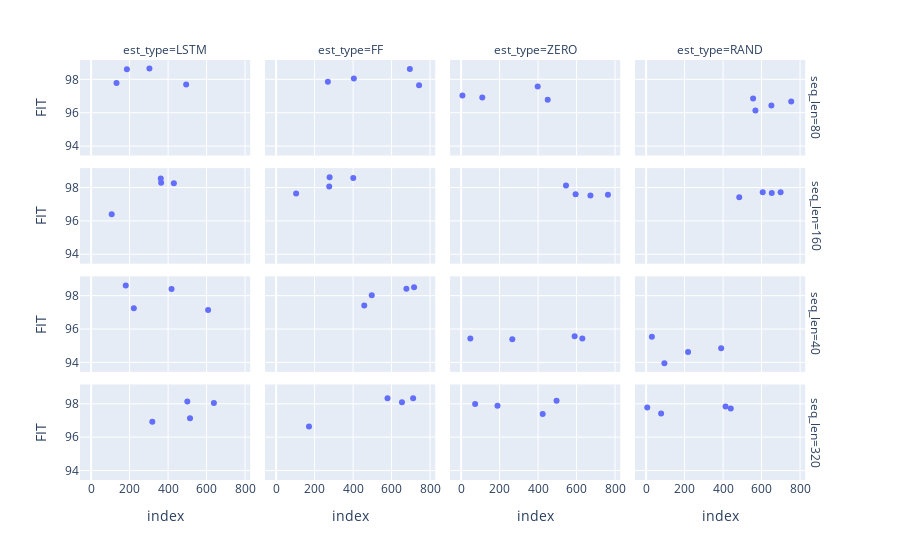

The notebook cell this image was saved under:
### Markdown cell above
The estimator effect is only visible with short estimation sequences

### Code cell
fig = px.scatter(df_short_est, y="FIT",
                 facet_col="est_type", facet_row="seq_len",#, color="seq_len",
                 hover_data=["max_time", "seq_est_len"])
fig.show()

### Figure 1 — Plotly figure (JSON) as saved in the notebook; plotly's stock layout.template omitted (floating-point values rounded to 4 significant figures)
{"data": [{"customdata": [[3600, 10], [3600, 10], [3600, 10], [3600, 10]], "hovertemplate": "seq_len=80<br>est_type=LSTM<br>index=%{x}<br>FIT=%{y}<br>max_time=%{customdata[0]}<br>seq_est_len=%{customdata[1]}<extra></extra>", "legendgroup": "", "marker": {"color": "#636efa", "symbol": "circle"}, "mode": "markers", "name": "", "orientation": "v", "showlegend": false, "type": "scatter", "x": [303, 186, 132, 494], "xaxis": "x13", "y": [98.65, 98.6, 97.78, 97.69], "yaxis": "y13"}, {"customdata": [[3600, 10], [3600, 10], [3600, 10], [3600, 10]], "hovertemplate": "seq_len=80<br>est_type=FF<br>index=%{x}<br>FIT=%{y}<br>max_time=%{customdata[0]}<br>seq_est_len=%{customdata[1]}<extra></extra>", "legendgroup": "", "marker": {"color": "#636efa", "symbol": "circle"}, "mode": "markers", "name": "", "orientation": "v", "showlegend": false, "type": "scatter", "x": [695, 404, 269, 743], "xaxis": "x14", "y": [98.62, 98.04, 97.85, 97.64], "yaxis": "y14"}, {"customdata": [[3600, 10], [3600, 10], [3600, 10], [3600, 10]], "hovertemplate": "seq_len=80<br>est_type=ZERO<br>index=%{x}<br>FIT=%{y}<br>max_time=%{customdata[0]}<br>seq_est_len=%{customdata[1]}<extra></extra>", "legendgroup": "", "marker": {"color": "#636efa", "symbol": "circle"}, "mode": "markers", "name": "", "orientation": "v", "showlegend": false, "type": "scatter", "x": [398, 7, 110, 450], "xaxis": "x15", "y": [97.56, 97.04, 96.91, 96.77], "yaxis": "y15"}, {"customdata": [[3600, 10], [3600, 10], [3600, 10], [3600, 10]], "hovertemplate": "seq_len=80<br>est_type=RAND<br>index=%{x}<br>FIT=%{y}<br>max_time=%{customdata[0]}<br>seq_est_len=%{customdata[1]}<extra></extra>", "legendgroup": "", "marker": {"color": "#636efa", "symbol": "circle"}, "mode": "markers", "name": "", "orientation": "v", "showlegend": false, "type": "scatter", "x": [556, 754, 651, 568], "xaxis": "x16", "y": [96.85, 96.67, 96.43, 96.14], "yaxis": "y16"}, {"customdata": [[3600, 10], [3600, 10], [3600, 10], [3600, 10]], "hovertemplate": "seq_len=160<br>est_type=LSTM<br>index=%{x}<br>FIT=%{y}<br>max_time=%{customdata[0]}<br>seq_est_len=%{customdata[1]}<extra></extra>", "legendgroup": "", "marker": {"color": "#636efa", "symbol": "circle"}, "mode": "markers", "name": "", "orientation": "v", "showlegend": false, "type": "scatter", "x": [362, 364, 430, 107], "xaxis": "x9", "y": [98.54, 98.28, 98.25, 96.39], "yaxis": "y9"}, {"customdata": [[3600, 10], [3600, 10], [3600, 10], [3600, 10]], "hovertemplate": "seq_len=160<br>est_type=FF<br>index=%{x}<br>FIT=%{y}<br>max_time=%{customdata[0]}<br>seq_est_len=%{customdata[1]}<extra></extra>", "legendgroup": "", "marker": {"color": "#636efa", "symbol": "circle"}, "mode": "markers", "name": "", "orientation": "v", "showlegend": false, "type": "scatter", "x": [278, 401, 276, 104], "xaxis": "x10", "y": [98.61, 98.57, 98.05, 97.64], "yaxis": "y10"}, {"customdata": [[3600, 10], [3600, 10], [3600, 10], [3600, 10]], "hovertemplate": "seq_len=160<br>est_type=ZERO<br>index=%{x}<br>FIT=%{y}<br>max_time=%{customdata[0]}<br>seq_est_len=%{customdata[1]}<extra></extra>", "legendgroup": "", "marker": {"color": "#636efa", "symbol": "circle"}, "mode": "markers", "name": "", "orientation": "v", "showlegend": false, "type": "scatter", "x": [545, 595, 763, 672], "xaxis": "x11", "y": [98.12, 97.59, 97.57, 97.52], "yaxis": "y11"}, {"customdata": [[3600, 10], [3600, 10], [3600, 10], [3600, 10]], "hovertemplate": "seq_len=160<br>est_type=RAND<br>index=%{x}<br>FIT=%{y}<br>max_time=%{customdata[0]}<br>seq_est_len=%{customdata[1]}<extra></extra>", "legendgroup": "", "marker": {"color": "#636efa", "symbol": "circle"}, "mode": "markers", "name": "", "orientation": "v", "showlegend": false, "type": "scatter", "x": [606, 699, 653, 484], "xaxis": "x12", "y": [97.71, 97.71, 97.67, 97.41], "yaxis": "y12"}, {"customdata": [[3600, 10], [3600, 10], [3600, 10], [3600, 10]], "hovertemplate": "seq_len=40<br>est_type=LSTM<br>index=%{x}<br>FIT=%{y}<br>max_time=%{customdata[0]}<br>seq_est_len=%{customdata[1]}<extra></extra>", "legendgroup": "", "marker": {"color": "#636efa", "symbol": "circle"}, "mode": "markers", "name": "", "orientation": "v", "showlegend": false, "type": "scatter", "x": [180, 418, 222, 608], "xaxis": "x5", "y": [98.6, 98.4, 97.24, 97.15], "yaxis": "y5"}, {"customdata": [[3600, 10], [3600, 10], [3600, 10], [3600, 10]], "hovertemplate": "seq_len=40<br>est_type=FF<br>index=%{x}<br>FIT=%{y}<br>max_time=%{customdata[0]}<br>seq_est_len=%{customdata[1]}<extra></extra>", "legendgroup": "", "marker": {"color": "#636efa", "symbol": "circle"}, "mode": "markers", "name": "", "orientation": "v", "showlegend": false, "type": "scatter", "x": [717, 677, 497, 458], "xaxis": "x6", "y": [98.51, 98.41, 98.02, 97.4], "yaxis": "y6"}, {"customdata": [[3600, 10], [3600, 10], [3600, 10], [3600, 10]], "hovertemplate": "seq_len=40<br>est_type=ZERO<br>index=%{x}<br>FIT=%{y}<br>max_time=%{customdata[0]}<br>seq_est_len=%{customdata[1]}<extra></extra>", "legendgroup": "", "marker": {"color": "#636efa", "symbol": "circle"}, "mode": "markers", "name": "", "orientation": "v", "showlegend": false, "type": "scatter", "x": [590, 630, 48, 266], "xaxis": "x7", "y": [95.57, 95.43, 95.43, 95.39], "yaxis": "y7"}, {"customdata": [[3600, 10], [3600, 10], [3600, 10], [3600, 10]], "hovertemplate": "seq_len=40<br>est_type=RAND<br>index=%{x}<br>FIT=%{y}<br>max_time=%{customdata[0]}<br>seq_est_len=%{customdata[1]}<extra></extra>", "legendgroup": "", "marker": {"color": "#636efa", "symbol": "circle"}, "mode": "markers", "name": "", "orientation": "v", "showlegend": false, "type": "scatter", "x": [30, 390, 218, 95], "xaxis": "x8", "y": [95.54, 94.85, 94.62, 93.95], "yaxis": "y8"}, {"customdata": [[3600, 10], [3600, 10], [3600, 10], [3600, 10]], "hovertemplate": "seq_len=320<br>est_type=LSTM<br>index=%{x}<br>FIT=%{y}<br>max_time=%{customdata[0]}<br>seq_est_len=%{customdata[1]}<extra></extra>", "legendgroup": "", "marker": {"color": "#636efa", "symbol": "circle"}, "mode": "markers", "name": "", "orientation": "v", "showlegend": false, "type": "scatter", "x": [500, 638, 514, 318], "xaxis": "x", "y": [98.13, 98.05, 97.14, 96.92], "yaxis": "y"}, {"customdata": [[3600, 10], [3600, 10], [3600, 10], [3600, 10]], "hovertemplate": "seq_len=320<br>est_type=FF<br>index=%{x}<br>FIT=%{y}<br>max_time=%{customdata[0]}<br>seq_est_len=%{customdata[1]}<extra></extra>", "legendgroup": "", "marker": {"color": "#636efa", "symbol": "circle"}, "mode": "markers", "name": "", "orientation": "v", "showlegend": false, "type": "scatter", "x": [579, 712, 654, 171], "xaxis": "x2", "y": [98.33, 98.33, 98.1, 96.64], "yaxis": "y2"}, {"customdata": [[3600, 10], [3600, 10], [3600, 10], [3600, 10]], "hovertemplate": "seq_len=320<br>est_type=ZERO<br>index=%{x}<br>FIT=%{y}<br>max_time=%{customdata[0]}<br>seq_est_len=%{customdata[1]}<extra></extra>", "legendgroup": "", "marker": {"color": "#636efa", "symbol": "circle"}, "mode": "markers", "name": "", "orientation": "v", "showlegend": false, "type": "scatter", "x": [496, 73, 189, 424], "xaxis": "x3", "y": [98.18, 97.98, 97.89, 97.39], "yaxis": "y3"}, {"customdata": [[3600, 10], [3600, 10], [3600, 10], [3600, 10]], "hovertemplate": "seq_len=320<br>est_type=RAND<br>index=%{x}<br>FIT=%{y}<br>max_time=%{customdata[0]}<br>seq_est_len=%{customdata[1]}<extra></extra>", "legendgroup": "", "marker": {"color": "#636efa", "symbol": "circle"}, "mode": "markers", "name": "", "orientation": "v", "showlegend": false, "type": "scatter", "x": [413, 6, 440, 78], "xaxis": "x4", "y": [97.83, 97.78, 97.72, 97.43], "yaxis": "y4"}], "layout": {"annotations": [{"font": {}, "showarrow": false, "text": "est_type=LSTM", "x": 0.115, "xanchor": "center", "xref": "paper", "y": 1, "yanchor": "bottom", "yref": "paper"}, {"font": {}, "showarrow": false, "text": "est_type=FF", "x": 0.365, "xanchor": "center", "xref": "paper", "y": 1, "yanchor": "bottom", "yref": "paper"}, {"font": {}, "showarrow": false, "text": "est_type=ZERO", "x": 0.615, "xanchor": "center", "xref": "paper", "y": 1, "yanchor": "bottom", "yref": "paper"}, {"font": {}, "showarrow": false, "text": "est_type=RAND", "x": 0.865, "xanchor": "center", "xref": "paper", "y": 1, "yanchor": "bottom", "yref": "paper"}, {"font": {}, "showarrow": false, "text": "seq_len=320", "textangle": 90, "x": 0.98, "xanchor": "left", "xref": "paper", "y": 0.1138, "yanchor": "middle", "yref": "paper"}, {"font": {}, "showarrow": false, "text": "seq_len=40", "textangle": 90, "x": 0.98, "xanchor": "left", "xref": "paper", "y": 0.3712, "yanchor": "middle", "yref": "paper"}, {"font": {}, "showarrow": false, "text": "seq_len=160", "textangle": 90, "x": 0.98, "xanchor": "left", "xref": "paper", "y": 0.6288, "yanchor": "middle", "yref": "paper"}, {"font": {}, "showarrow": false, "text": "seq_len=80", "textangle": 90, "x": 0.98, "xanchor": "left", "xref": "paper", "y": 0.8862, "yanchor": "middle", "yref": "paper"}], "legend": {"tracegroupgap": 0}, "margin": {"t": 60}, "xaxis": {"anchor": "y", "domain": [0, 0.23], "title": {"text": "index"}}, "xaxis10": {"anchor": "y10", "domain": [0.25, 0.48], "matches": "x", "showticklabels": false}, "xaxis11": {"anchor": "y11", "domain": [0.5, 0.73], "matches": "x", "showticklabels": false}, "xaxis12": {"anchor": "y12", "domain": [0.75, 0.98], "matches": "x", "showticklabels": false}, "xaxis13": {"anchor": "y13", "domain": [0, 0.23], "matches": "x", "showticklabels": false}, "xaxis14": {"anchor": "y14", "domain": [0.25, 0.48], "matches": "x", "showticklabels": false}, "xaxis15": {"anchor": "y15", "domain": [0.5, 0.73], "matches": "x", "showticklabels": false}, "xaxis16": {"anchor": "y16", "domain": [0.75, 0.98], "matches": "x", "showticklabels": false}, "xaxis2": {"anchor": "y2", "domain": [0.25, 0.48], "matches": "x", "title": {"text": "index"}}, "xaxis3": {"anchor": "y3", "domain": [0.5, 0.73], "matches": "x", "title": {"text": "index"}}, "xaxis4": {"anchor": "y4", "domain": [0.75, 0.98], "matches": "x", "title": {"text": "index"}}, "xaxis5": {"anchor": "y5", "domain": [0, 0.23], "matches": "x", "showticklabels": false}, "xaxis6": {"anchor": "y6", "domain": [0.25, 0.48], "matches": "x", "showticklabels": false}, "xaxis7": {"anchor": "y7", "domain": [0.5, 0.73], "matches": "x", "showticklabels": false}, "xaxis8": {"anchor": "y8", "domain": [0.75, 0.98], "matches": "x", "showticklabels": false}, "xaxis9": {"anchor": "y9", "domain": [0, 0.23], "matches": "x", "showticklabels": false}, "yaxis": {"anchor": "x", "domain": [0, 0.2275], "title": {"text": "FIT"}}, "yaxis10": {"anchor": "x10", "domain": [0.515, 0.7425], "matches": "y", "showticklabels": false}, "yaxis11": {"anchor": "x11", "domain": [0.515, 0.7425], "matches": "y", "showticklabels": false}, "yaxis12": {"anchor": "x12", "domain": [0.515, 0.7425], "matches": "y", "showticklabels": false}, "yaxis13": {"anchor": "x13", "domain": [0.7725, 1], "matches": "y", "title": {"text": "FIT"}}, "yaxis14": {"anchor": "x14", "domain": [0.7725, 1], "matches": "y", "showticklabels": false}, "yaxis15": {"anchor": "x15", "domain": [0.7725, 1], "matches": "y", "showticklabels": false}, "yaxis16": {"anchor": "x16", "domain": [0.7725, 1], "matches": "y", "showticklabels": false}, "yaxis2": {"anchor": "x2", "domain": [0, 0.2275], "matches": "y", "showticklabels": false}, "yaxis3": {"anchor": "x3", "domain": [0, 0.2275], "matches": "y", "showticklabels": false}, "yaxis4": {"anchor": "x4", "domain": [0, 0.2275], "matches": "y", "showticklabels": false}, "yaxis5": {"anchor": "x5", "domain": [0.2575, 0.485], "matches": "y", "title": {"text": "FIT"}}, "yaxis6": {"anchor": "x6", "domain": [0.2575, 0.485], "matches": "y", "showticklabels": false}, "yaxis7": {"anchor": "x7", "domain": [0.2575, 0.485], "matches": "y", "showticklabels": false}, "yaxis8": {"anchor": "x8", "domain": [0.2575, 0.485], "matches": "y", "showticklabels": false}, "yaxis9": {"anchor": "x9", "domain": [0.515, 0.7425], "matches": "y", "title": {"text": "FIT"}}}}
